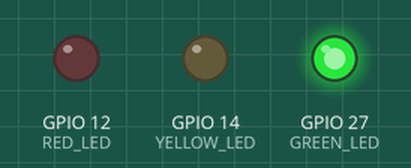
The program below on a simulated ESP32. On the bench: output pins drawn as LEDs (lit = HIGH). WiFi joins after 1.5 s; servers stay silent unless stated; no MQTT or app messages arrive unless stated; what the program prints to the serial monitor is not drawn.

Above: at 5.0 s.
At 11.0 s:
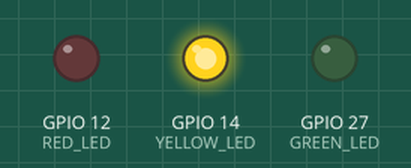
At 17.0 s:
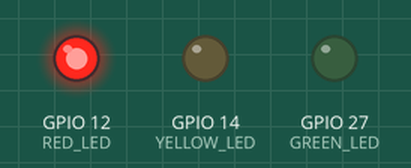
At 23.0 s:
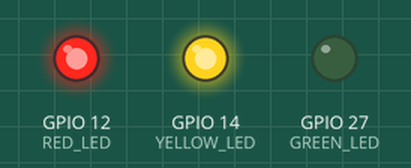
Timing chart, 0 to 31.2 s (numbered marks = the images above):
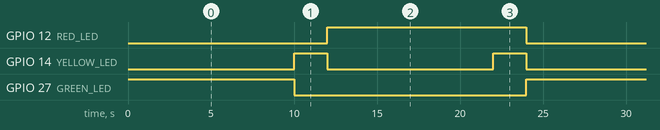

The program:

main.cpp
```cpp
#include <Arduino.h>
#include "main.h"

mqtt_status Connection_Status = MS_UNINITIALIZED;
Timer Timer_LightChange(TRAFFIC_LIGH_GREEN);
Timer Timer_Info_Send(TL_INFO_SEND);
TL_STATUS Light_Status = TL_GREEN;

void setup() {
  Serial.begin(9600);
  pinMode(GREEN_LED, OUTPUT);
  pinMode(YELLOW_LED, OUTPUT);
  pinMode(RED_LED, OUTPUT);

  //Start with green
  digitalWrite(GREEN_LED, HIGH);
  digitalWrite(YELLOW_LED, LOW);
  digitalWrite(RED_LED, LOW);

  Timer_LightChange.startNow();
  Timer_Info_Send.startNow();
}

void loop() {
  Connection_Status = initMqttConnection();
  handleLightChange();
  handleInfoSend();
}

void handleLightChange() {

  if(Timer_LightChange.isExpired()) {
    switch (Light_Status) {
    case TL_GREEN:
        digitalWrite(GREEN_LED, LOW);
        digitalWrite(YELLOW_LED, HIGH);
        digitalWrite(RED_LED, LOW);
        Timer_LightChange.setDuration(TRAFFIC_LIGH_YELLOW);
        Light_Status = TL_YELLOW;
      break;

      case TL_YELLOW:
        digitalWrite(GREEN_LED, LOW);
        digitalWrite(YELLOW_LED, LOW);
        digitalWrite(RED_LED, HIGH);
        Timer_LightChange.setDuration(TRAFFIC_LIGH_RED);
        Light_Status = TL_RED;
      break;

      case TL_RED:
        digitalWrite(GREEN_LED, LOW);
        digitalWrite(YELLOW_LED, HIGH);
        digitalWrite(RED_LED, HIGH);
        Timer_LightChange.setDuration(TRAFFIC_LIGH_PREPARE);
        Light_Status = TL_PREPARE;
      break;

      case TL_PREPARE:
        digitalWrite(GREEN_LED, HIGH);
        digitalWrite(YELLOW_LED, LOW);
        digitalWrite(RED_LED, LOW);
        Timer_LightChange.setDuration(TRAFFIC_LIGH_GREEN);
        Light_Status = TL_GREEN;
      break;

    default:
      break;
    }
    Timer_LightChange.startNow();
  }
}

void handleInfoSend() {
  if (Timer_Info_Send.isExpired()) {
    sendMessage(Light_Status, Timer_LightChange.remainingTime());
    Timer_Info_Send.startNow();
  }
}
```

MqttStatusType.h
```cpp
#pragma once

#ifndef _MQTTSTATUSTYPE_H_
#define _MQTTSTATUSTYPE_H_

typedef enum {
    MS_UNINITIALIZED    = 0,
    MS_CONNECTING       = 1,
    MS_WIFI_CONNECTED   = 2,
    MS_WIFI_FAILED      = 3,
    MS_MQTT_FAILED      = 4,
    MS_MQTT_CONNECTED   = 5
} mqtt_status;

#endif /* _MQTTSTATUSTYPE_H_ */
```

Timer.h
```cpp
#pragma once

#include "main.h"

class Timer {
    private:
        unsigned long int starttime;
        unsigned long int duration;
        bool active;
    public:
        Timer();
        Timer(unsigned long int);
        void setDuration(unsigned long int td);
        void startNow();
        bool isExpired(); //timer can only expire when active!
        bool isActive();
        void deactivate();
        unsigned long int remainingTime();
};
```

TrafficLightStatus.h
```cpp
#pragma once

#ifndef _TRAFFICLIGHTSTATUS_H_
#define _TRAFFICLIGHTSTATUS_H_

typedef enum {
    TL_GREEN    = 0,
    TL_RED      = 1,
    TL_YELLOW   = 2,
    TL_PREPARE  = 3
} TL_STATUS;

#endif /* _TRAFFICLIGHTSTATUS_H_ */
```

main.h
```cpp
#pragma once

#define GREEN_LED 27
#define YELLOW_LED 14
#define RED_LED 12

#define TL_ID 1

// External libraries
#include <WiFi.h>
#include <PubSubClient.h>

//Local libraries
#include "MqttStatusType.h"
#include "mqttConnection.h"
#include "Timer.h"
#include "TrafficLightStatus.h"

const unsigned int TRAFFIC_LIGH_GREEN = 10000;
const unsigned int TRAFFIC_LIGH_YELLOW = 2000;
const unsigned int TRAFFIC_LIGH_RED = 10000;
const unsigned int TRAFFIC_LIGH_PREPARE = 2000;
const unsigned int TL_INFO_SEND = 500;
void handleLightChange();
void handleInfoSend();
```

mqttConnection.h
```cpp
#pragma once

#include "main.h"

#ifndef _MQTTCLIENT_H_
#define _MQTTCLIENT_H_

// Constants
const String WIFI_SSID = "FRITZ!Box 7530 ZP";
const String WIFI_PASSWORD = "22454622954454611891";
const int MAX_TIMEOUT = 10000;
const int RETRY_DELAY = 500;

const uint16_t MQTT_PORT = 1883;
const String MQTT_HOST = "raspberrypi.local";
// const String MQTT_HOST = "mqtt3.thingspeak.com";
const String MQTT_CLIENTID = "MyEMAhMkEAI4KgcWOSY0DDw";
const String MQTT_USER = "MyEMAhMkEAI4KgcWOSY0DDw";
const String MQTT_PASS = "xHBnVTTkNU3wstEf/Bnil7mV";

//Topic info
const String TOPIC = "trafficLight/info";

// Functions
void callback(char* topic, byte* message, unsigned int length);
mqtt_status initMqttConnection();
mqtt_status connectToWiFi();
mqtt_status checkBrokerConnection();
void sendMessage(unsigned int tlStatus, unsigned int timeChange);

#endif /* _MQTTCLIENT_H_ */
```

Timer.cpp
```cpp
#include "Timer.h"

void Timer::startNow(){
    starttime = millis();
    active = true;
}
bool Timer::isExpired(){
    return (millis() >= (starttime + duration) && active);
}
bool Timer::isActive(){
    return active;
}
Timer::Timer(){
    starttime = 0;
    duration = 0;
    active = false;
}
Timer::Timer(unsigned long int startDuration){
    starttime = 0;
    duration = startDuration;
    active = false;
}
void Timer::setDuration(unsigned long int td){
    duration = td;
}
void Timer::deactivate(){
    active = false;
}
unsigned long int Timer::remainingTime(){
    return starttime + duration - millis();
}
```

mqttConnection.cpp
```cpp
#include "mqttConnection.h"

// https://randomnerdtutorials.com/esp32-mqtt-publish-subscribe-arduino-ide/

// Objects
WiFiClient wifiClient;
PubSubClient pubSubClient(wifiClient);

mqtt_status initMqttConnection() {

    //If already connected only loop
    if (pubSubClient.connected()) {
        pubSubClient.loop();
        return MS_MQTT_CONNECTED;
    }

    //Connect to wifi
    mqtt_status currentStatus = connectToWiFi();

    if(currentStatus != MS_WIFI_CONNECTED){
        return currentStatus;
    }

    //Broker connection
    currentStatus = checkBrokerConnection();

    return currentStatus;
}

mqtt_status connectToWiFi() {
    int start = millis();

    //If connected return
    if (WiFi.status() == WL_CONNECTED) {
        return MS_WIFI_CONNECTED;
    }

    //Initialice WIFI interface
    if (!WiFi.begin(
                WIFI_SSID,
                WIFI_PASSWORD)) {
        Serial.println("Connection failed");
        return MS_WIFI_FAILED;
    }

    // Attempt WIfi connection until timeout
    while(WiFi.status() != WL_CONNECTED) {
        Serial.println("Attempting WIFI connection...");
        if (millis() > start + MAX_TIMEOUT) {
            return MS_WIFI_FAILED;
        } else {
            Serial.print("Current Status: ");
            Serial.println(WiFi.status());
            delay(RETRY_DELAY);
        }
    }
    Serial.println("WIFI connected");
    return MS_WIFI_CONNECTED;
}

mqtt_status checkBrokerConnection() {
    int start = millis();

    //SetUp broker configuration
    pubSubClient.setServer(MQTT_HOST.c_str(), MQTT_PORT);
    pubSubClient.setCallback(callback);

    while (!pubSubClient.connected()) {
        Serial.print("Attempting MQTT connection...");

        // if (pubSubClient.connect(MQTT_CLIENTID.c_str(), MQTT_USER.c_str(), MQTT_PASS.c_str())) {
        if (pubSubClient.connect(MQTT_CLIENTID.c_str())) {

            // TEST: Publish
            // String topic = "channels/2493191/publish/fields/field2";
            // String data = "10";
            // pubSubClient.publish(topic.c_str(), data.c_str());

            // TEST: Subscribe
            // pubSubClient.subscribe("channels/2493191/subscribe/fields/field2");
            // pubSubClient.subscribe("channels/2493191/subscribe");

            Serial.println("Connected");
            return MS_MQTT_CONNECTED;

        }
        Serial.print("MQTT failed, rc=");
        Serial.println(pubSubClient.state());

        if (millis() > start + MAX_TIMEOUT) {
            return MS_MQTT_FAILED;
        } else {
            delay(RETRY_DELAY);
        }
    }
    return MS_WIFI_CONNECTED;
}

void callback(char* topic, byte* message, unsigned int length) {
    // ToDo: Handle topic subscription
    Serial.print("Message recieved: ");
    Serial.println(String(topic));
    for (int i=0;i<length;i++) {
        Serial.print((char)message[i]);
    }
    Serial.println();
    //Serial.println(message);
    // switch (topic) {
    //     case "Change light":
    //         //handle change light:
    //         break;
    //     default:
    //         break;
    // }
}

void sendMessage(unsigned int tlStatus, unsigned int timeChange) {

    String info = "{";
    info.concat("\"Id\":");
    info.concat(TL_ID);
    info.concat(",\"Status\":");
    info.concat(tlStatus);
    info.concat(",\"Position\": [42, 57]");
    info.concat(",\"Time_to_Change\":");
    info.concat(timeChange);
    info.concat("}");

    String idTopic = TOPIC;
    idTopic.concat("/");
    idTopic.concat(TL_ID);

    pubSubClient.publish(idTopic.c_str(), info.c_str());
}
```

Measured:
- by itself, GPIO 12 (RED_LED): alternates HIGH for 12.0 s and LOW for 12.0 s
- by itself, GPIO 14 (YELLOW_LED): alternates HIGH for 2.0 s and LOW for 10.0 s
- by itself, GPIO 27 (GREEN_LED): alternates HIGH for 10.0 s and LOW for 14.0 s
